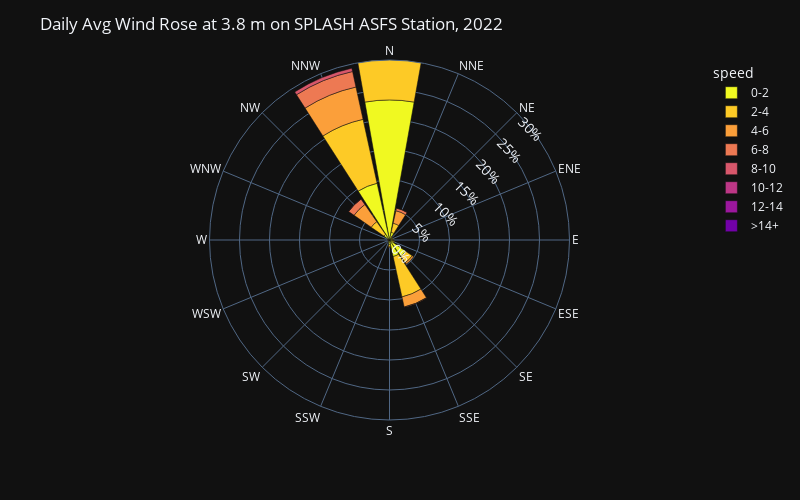

The notebook cell this image was saved under:
### Markdown cell above
### 2022

### Code cell
df = w22_splash_ap_qc_ds_1H[['wspd_vec_mean','wdir_vec_mean']].to_dataframe()
# create a windrose dataframe
splash_windrose_df = create_windrose_df(df, wind_dir_var='wdir_vec_mean', wind_spd_var='wspd_vec_mean')

# create a wind rose plot using bar_polar
fig = px.bar_polar(splash_windrose_df, 
                   r="frequency", 
                   theta="direction", 
                   color="speed", template="plotly_dark",
                   color_discrete_sequence= px.colors.sequential.Plasma_r,
                   width= 800,
                   height=500,
                   barnorm='percent',
                  )
# update the radial axis to show percentages
fig.update_layout(
    title="Daily Avg Wind Rose at 3.8 m on SPLASH ASFS Station, 2022",
    font_size=12,
    polar_radialaxis=dict(
         ticksuffix='%',
         tickfont_size=14,
         showline=False,
         showticklabels=True,
         showgrid=True,
         angle=45,
         range=[0, 30]
      ),
)

### Figure 1 — Plotly figure (JSON) as saved in the notebook; plotly's stock layout.template omitted (floating-point values rounded to 4 significant figures)
{"data": [{"hovertemplate": "speed=0-2<br>frequency=%{r}<br>direction=%{theta}<extra></extra>", "legendgroup": "0-2", "marker": {"color": "#f0f921", "pattern": {"shape": ""}}, "name": "0-2", "r": [23.35, 1.309, 0.5165, 0.4132, 0.551, 0.6887, 3.306, 2.824, 0.792, 0.4132, 0.1377, 0.03444, 0.241, 0.241, 1.136, 9.676], "showlegend": true, "subplot": "polar", "theta": ["N", "NNE", "NE", "ENE", "E", "ESE", "SE", "SSE", "S", "SSW", "SW", "WSW", "W", "WNW", "NW", "NNW"], "type": "barpolar"}, {"hovertemplate": "speed=2-4<br>frequency=%{r}<br>direction=%{theta}<extra></extra>", "legendgroup": "2-4", "marker": {"color": "#fdca26", "pattern": {"shape": ""}}, "name": "2-4", "r": [8.747, 1.55, 0.1033, 0.1377, 0.1033, 0.1722, 1.309, 6.887, 0.3444, 0.06887, 0.03444, 0.03444, 0.03444, 0.06887, 2.583, 10.92], "showlegend": true, "subplot": "polar", "theta": ["N", "NNE", "NE", "ENE", "E", "ESE", "SE", "SSE", "S", "SSW", "SW", "WSW", "W", "WNW", "NW", "NNW"], "type": "barpolar"}, {"hovertemplate": "speed=4-6<br>frequency=%{r}<br>direction=%{theta}<extra></extra>", "legendgroup": "4-6", "marker": {"color": "#fb9f3a", "pattern": {"shape": ""}}, "name": "4-6", "r": [2.169, 2.135, 0.03444, 0, 0, 0, 0.2755, 1.722, 0.1033, 0, 0, 0, 0.03444, 0, 3.478, 5.51], "showlegend": true, "subplot": "polar", "theta": ["N", "NNE", "NE", "ENE", "E", "ESE", "SE", "SSE", "S", "SSW", "SW", "WSW", "W", "WNW", "NW", "NNW"], "type": "barpolar"}, {"hovertemplate": "speed=6-8<br>frequency=%{r}<br>direction=%{theta}<extra></extra>", "legendgroup": "6-8", "marker": {"color": "#ed7953", "pattern": {"shape": ""}}, "name": "6-8", "r": [0.8953, 0.4477, 0, 0, 0, 0, 0, 0.03444, 0, 0, 0, 0, 0, 0, 1.102, 2.652], "showlegend": true, "subplot": "polar", "theta": ["N", "NNE", "NE", "ENE", "E", "ESE", "SE", "SSE", "S", "SSW", "SW", "WSW", "W", "WNW", "NW", "NNW"], "type": "barpolar"}, {"hovertemplate": "speed=8-10<br>frequency=%{r}<br>direction=%{theta}<extra></extra>", "legendgroup": "8-10", "marker": {"color": "#d8576b", "pattern": {"shape": ""}}, "name": "8-10", "r": [0.06887, 0.03444, 0, 0, 0, 0, 0, 0, 0, 0, 0, 0, 0, 0, 0.03444, 0.551], "showlegend": true, "subplot": "polar", "theta": ["N", "NNE", "NE", "ENE", "E", "ESE", "SE", "SSE", "S", "SSW", "SW", "WSW", "W", "WNW", "NW", "NNW"], "type": "barpolar"}, {"hovertemplate": "speed=10-12<br>frequency=%{r}<br>direction=%{theta}<extra></extra>", "legendgroup": "10-12", "marker": {"color": "#bd3786", "pattern": {"shape": ""}}, "name": "10-12", "r": [0, 0, 0, 0, 0, 0, 0, 0, 0, 0, 0, 0, 0, 0, 0, 0], "showlegend": true, "subplot": "polar", "theta": ["N", "NNE", "NE", "ENE", "E", "ESE", "SE", "SSE", "S", "SSW", "SW", "WSW", "W", "WNW", "NW", "NNW"], "type": "barpolar"}, {"hovertemplate": "speed=12-14<br>frequency=%{r}<br>direction=%{theta}<extra></extra>", "legendgroup": "12-14", "marker": {"color": "#9c179e", "pattern": {"shape": ""}}, "name": "12-14", "r": [0, 0, 0, 0, 0, 0, 0, 0, 0, 0, 0, 0, 0, 0, 0, 0], "showlegend": true, "subplot": "polar", "theta": ["N", "NNE", "NE", "ENE", "E", "ESE", "SE", "SSE", "S", "SSW", "SW", "WSW", "W", "WNW", "NW", "NNW"], "type": "barpolar"}, {"hovertemplate": "speed=>14+<br>frequency=%{r}<br>direction=%{theta}<extra></extra>", "legendgroup": ">14+", "marker": {"color": "#7201a8", "pattern": {"shape": ""}}, "name": ">14+", "r": [0, 0, 0, 0, 0, 0, 0, 0, 0, 0, 0, 0, 0, 0, 0, 0], "showlegend": true, "subplot": "polar", "theta": ["N", "NNE", "NE", "ENE", "E", "ESE", "SE", "SSE", "S", "SSW", "SW", "WSW", "W", "WNW", "NW", "NNW"], "type": "barpolar"}], "layout": {"barmode": "relative", "barnorm": "percent", "font": {"size": 12}, "height": 500, "legend": {"title": {"text": "speed"}, "tracegroupgap": 0}, "margin": {"t": 60}, "polar": {"angularaxis": {"direction": "clockwise", "rotation": 90}, "domain": {"x": [0, 1], "y": [0, 1]}, "radialaxis": {"angle": 45, "range": [0, 30], "showgrid": true, "showline": false, "showticklabels": true, "tickfont": {"size": 14}, "ticksuffix": "%"}}, "title": {"text": "Daily Avg Wind Rose at 3.8 m on SPLASH ASFS Station, 2022"}, "width": 800}}
